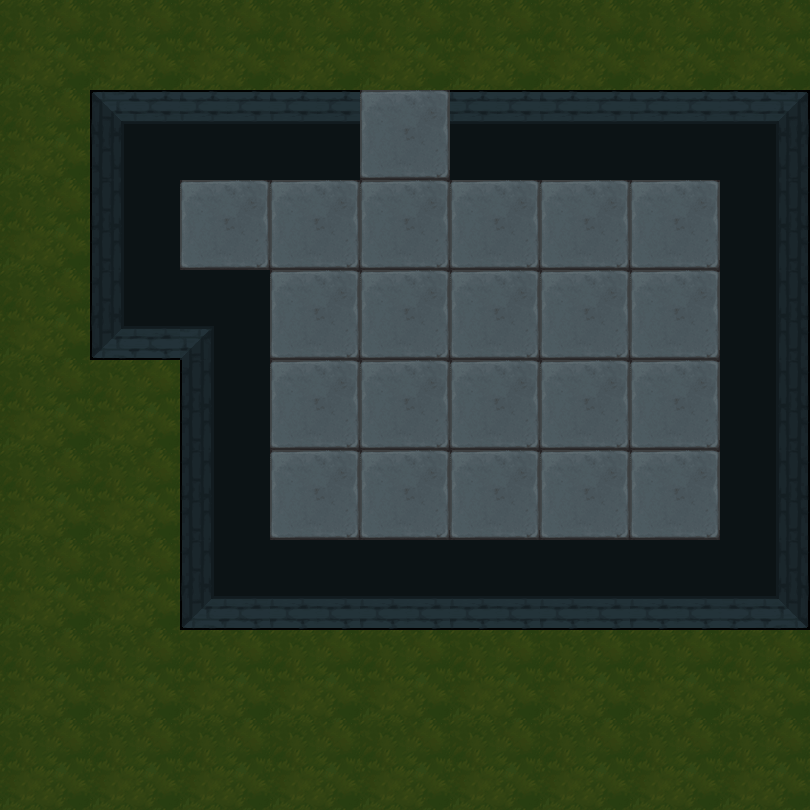

Rendered tile map (Tiled .tmx) drawn with the repository's tilesets; below, a short description and the map source with its tile grids summarised:
An orthogonal 9x9 tile map with 90x90 px tiles, 2 tile layers (地形, 障碍) and 26 objects (19x map, 5x spring, bed, door).

<map version="1.5" tiledversion="1.7.2" orientation="orthogonal" renderorder="right-down" width="9" height="9" tilewidth="90" tileheight="90" infinite="0" nextlayerid="4" nextobjectid="36">
 <tileset firstgid="1" name="1" tilewidth="90" tileheight="90" tilecount="100" columns="10">
  <image source="3.png" trans="ff00ff" width="900" height="900" />
 </tileset>
 <layer id="1" name="地形" width="9" height="9">
  <data>[81 cells, 58 non-empty, 2 distinct tile ids]</data>
 </layer>
 <layer id="2" name="障碍" width="9" height="9">
  <data>[81 cells, 23 non-empty, 10 distinct tile ids]</data>
 </layer>
 <objectgroup id="3" name="对象">
  <object id="2" name="bed" x="450" y="450" width="90" height="90" />
  <object id="4" name="map" x="630" y="360" width="90" height="90" />
  <object id="7" name="map" x="270" y="270" width="90" height="90" />
  <object id="8" name="map" x="270" y="360" width="90" height="90" />
  <object id="9" name="map" x="270" y="450" width="90" height="90" />
  <object id="12" name="map" x="360" y="360" width="90" height="90" />
  <object id="13" name="map" x="360" y="450" width="90" height="90" />
  <object id="15" name="map" x="540" y="360" width="90" height="90" />
  <object id="16" name="map" x="540" y="270" width="90" height="90" />
  <object id="17" name="map" x="450" y="360" width="90" height="90" />
  <object id="18" name="map" x="360" y="270" width="90" height="90" />
  <object id="19" name="map" x="450" y="270" width="90" height="90" />
  <object id="20" name="map" x="630" y="270" width="90" height="90" />
  <object id="23" name="map" x="540" y="450" width="90" height="90" />
  <object id="24" name="map" x="360" y="180" width="90" height="90">
   <properties>
    <property name="weapon" type="int" value="1" />
   </properties>
  </object>
  <object id="25" name="map" x="270" y="180" width="90" height="90">
   <properties>
    <property name="weapon" type="int" value="2" />
   </properties>
  </object>
  <object id="26" name="map" x="450" y="180" width="90" height="90">
   <properties>
    <property name="weapon" type="int" value="3" />
   </properties>
  </object>
  <object id="27" name="map" x="540" y="180" width="90" height="90">
   <properties>
    <property name="weapon" type="int" value="4" />
   </properties>
  </object>
  <object id="28" name="map" x="180" y="180" width="90" height="90">
   <properties>
    <property name="weapon" type="int" value="5" />
   </properties>
  </object>
  <object id="29" name="map" x="630" y="180" width="90" height="90">
   <properties>
    <property name="weapon" type="int" value="6" />
   </properties>
  </object>
  <object id="30" name="spring" x="450" y="630" width="90" height="90">
   <properties>
    <property name="direction" value="1" />
   </properties>
  </object>
  <object id="31" name="spring" x="630" y="450" width="90" height="90">
   <properties>
    <property name="direction" value="3" />
   </properties>
  </object>
  <object id="32" name="door" x="360" y="90" width="90" height="90">
   <properties>
    <property name="LorR" type="int" value="1" />
    <property name="motion" type="int" value="4" />
    <property name="rotate" type="int" value="0" />
   </properties>
  </object>
  <object id="33" name="spring" x="270" y="630" width="90" height="90">
   <properties>
    <property name="direction" value="2" />
   </properties>
  </object>
  <object id="34" name="spring" x="90" y="630" width="90" height="90">
   <properties>
    <property name="direction" value="2" />
   </properties>
  </object>
  <object id="35" name="spring" x="90" y="450" width="90" height="90">
   <properties>
    <property name="direction" value="3" />
   </properties>
  </object>
 </objectgroup>
</map>
